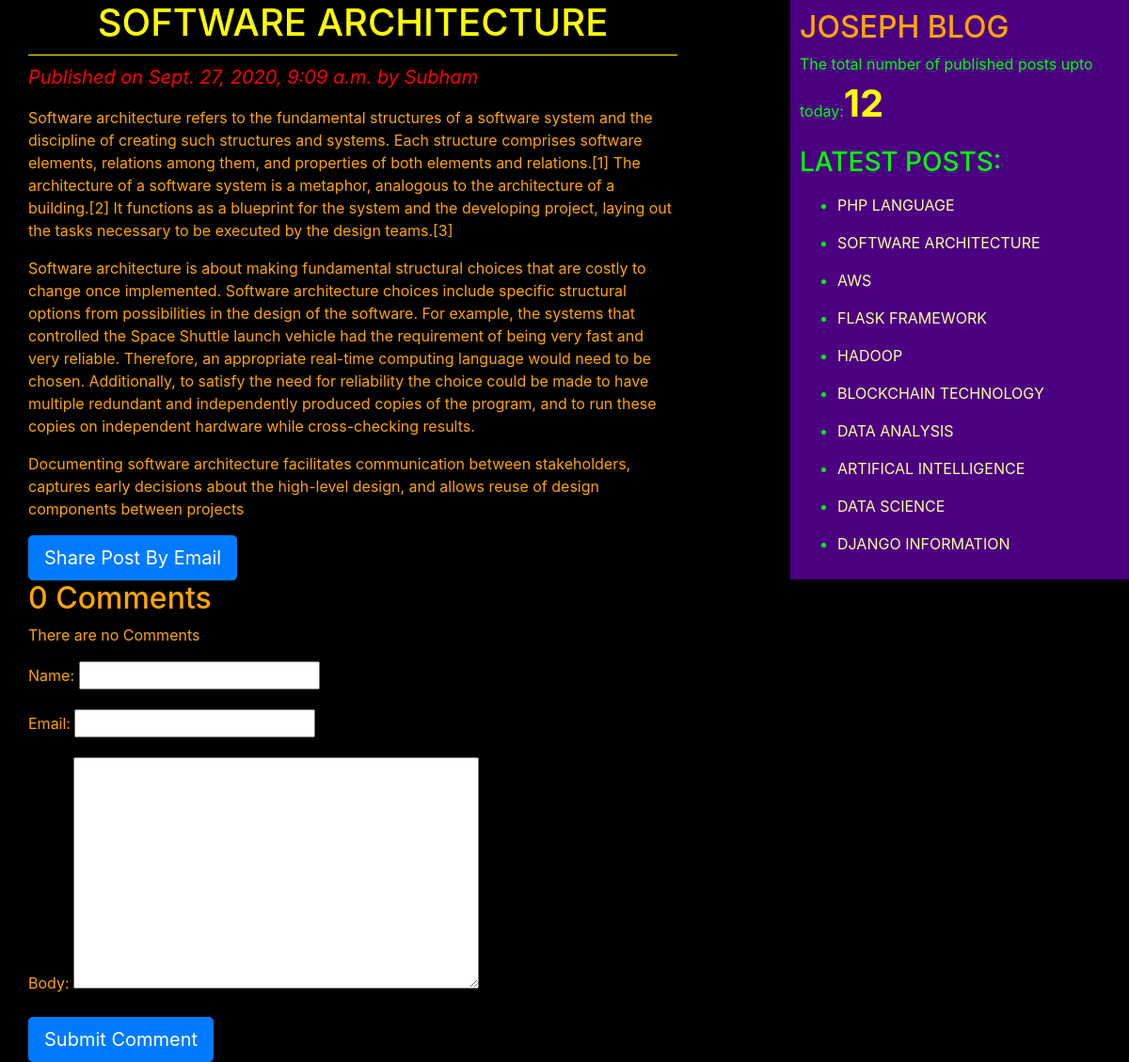
The app's page /2020/09/27/software-architecture/ with its own data.
### blogApp/models.py (models this page shows, shortened)
class Post(models.Model):
    STATUS_CHOICES={('draft','Draft'),('published','Published')}
    title=models.CharField(max_length=264)
    slug=models.SlugField(max_length=264,unique_for_date='publish')
    author=models.ForeignKey(User,related_name='blog_posts',on_delete=models.CASCADE)
    body=models.TextField()
    publish=models.DateTimeField(default=timezone.now)
    created=models.DateTimeField(auto_now_add=True)
    updated=models.DateTimeField(auto_now=True)
    status=models.CharField(max_length=10,choices=STATUS_CHOICES,default='draft')
    objects=CustomManager()
    tags=TaggableManager()
    class Meta:
        ordering=('-publish',)
    def get_absolute_url(self):
        return reverse("blogApp:post_detail",args=[self.publish.year,self.publish.strftime('%m'),self.publish.strftime('%d'),self.slug])

### blogApp/views.py (the view)
# urls.py: re_path(r'^(?P<year>\d{4})/(?P<month>\d{2})/(?P<day>\d{2})/(?P<post>[-\w]+)/$',views.post_detail_view,name='post_detail'),
def post_detail_view(request,year,month,day,post):
    post=get_object_or_404(Post,slug=post,status='published',publish__year=year,publish__month=month,publish__day=day)
    comments=post.comments.filter(active=True)
    csubmit=False
    if request.method=='POST':
        form=CommentForm(data=request.POST)
        if form.is_valid():
            new_comment=form.save(commit=False)
            new_comment.post=post
            new_comment.save()
            csubmit=True
    else:
        form=CommentForm()
    return render(request,'blogApp/post_detail.html',{'post':post,'form':form,'comments':comments,'csubmit':csubmit})

### blogApp/forms.py
class CommentForm(forms.ModelForm):
    class Meta:
        model=Comment
        fields=('name','email','body')

### blogApp/models.py (called while the page is built)
    def get_queryset(self):
        return super().get_queryset().filter(status='published')

### blogApp/templatetags/blog_tags.py (called while the page is built)
@register.simple_tag
def total_posts():
    return Post.objects.count()

@register.inclusion_tag('blogApp/latest_posts123.html')
def show_latest_posts(count=10):
    latest_posts=Post.objects.order_by('-publish')[:count]
    return{'latest_posts':latest_posts}

### templates/blogApp/post_detail.html (shortened to what this page needs)
<!DOCTYPE html>
{%extends 'blogApp/base.html'%}
{%block content%}
    <h1>{{post.title}}</h1>
    <p id="date">Published on {{post.publish}} by {{post.author|title}}</p>
    {{post.body|linebreaks}}
    <a href="/{{post.id}}/share" class="btn btn-lg btn-primary">Share Post By Email</a>
    {% with comments.count as comments_count %}
    <h2>{{comments_count}} Comment{{comments_count|pluralize}}</h2>
    {%endwith%}
    {%if comments %}
      {%for comment in comments%}
       <p id='dab'>comment {{forloop.counter}} by {{comment.name}} on {{comment.created}}</p>
       <div class="cb">
         {{comment.body|linebreaks}}
       </div>
       <hr>
      {%endfor%}
    {%else%}
      <p>There are no Comments</p>
    {%endif%}
    {%if csubmit%}
      <h2>Your Comment Added successfully</h2>
      {%else%}
      <form method="post">
        {{form.as_p}}
        <input type="submit" class="btn btn-lg btn-primary" value="Submit Comment">
      </form>
    {%endif%}
{%endblock%}

### templates/blogApp/latest_posts123.html
<ul>
  {%for post in latest_posts%}
  <p id='po'><li><a href="{{post.get_absolute_url}}">{{post.title}}</a></li></p>
  {%endfor%}
</ul>

### static/css/blog.css (style rules this page uses)
h1 { text-align: center; border-bottom: 1px solid; padding: 0 0 10px 0; color: yellow; }
#date { color: red; font-size: 20px; font-style: italic; }
body { background: black; color: orange; }
h2 { color: orange; }
a { color: #ffff99; }

### records on screen
Post: title "SOFTWARE ARCHITECTURE", publish "Sept. 27, 2020, 9:09 a.m.", author "Subham", body "Software architecture refers to the fundamental structures of a software system and the discipline of creating such structures and systems. Each structure comprises software elements, relations among them, and properties of both elements and relations.[1] The architecture of a software system is a metaphor, analogous to the architecture of a building.[2] It functions as a blueprint for the system and the developing project, laying out the tasks necessary to be executed by the design teams.[3] Software architecture is about making fundamental structural choices that are costly to change once implemented. Software architecture choices include specific structural options from possibilities in…"
Post: title "PHP LANGUAGE"
Post: title "AWS"
Post: title "FLASK FRAMEWORK"
Post: title "HADOOP"
Post: title "BLOCKCHAIN TECHNOLOGY"
Post: title "DATA ANALYSIS"
Post: title "ARTIFICAL INTELLIGENCE"
Post: title "DATA SCIENCE"
Post: title "DJANGO INFORMATION"

### other values on screen
{{ comments_count }} "0"
